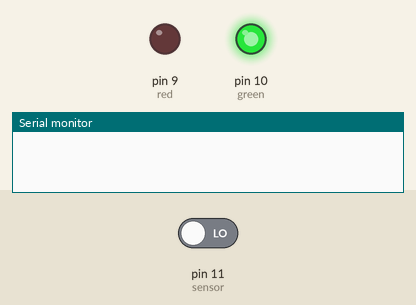
A sketch run on a simulated Arduino Uno, built with avr-gcc and run on an emulated ATmega328P. On the bench: output pins drawn as LEDs (lit = HIGH), the last lines printed to the serial monitor. Inputs (shaded band) come from the test bench; at power-on: pin 11 (sensor) LOW.

Above: at 4.8 s.
4.9 s: pin 11 (sensor) driven HIGH
At 6.3 s:
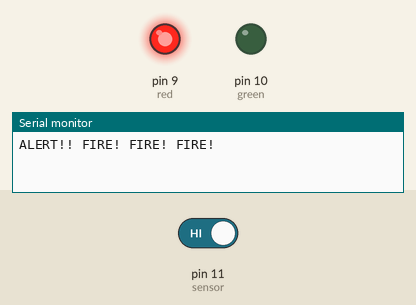
7.6 s: pin 11 (sensor) driven LOW
At 9.1 s:
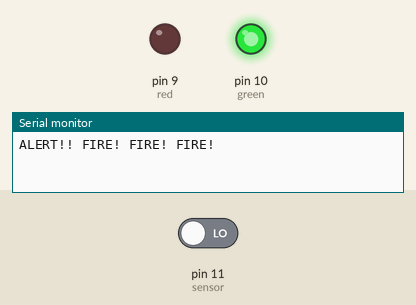
Timing chart, 0 to 10.6 s (numbered marks = the images above; inputs shaded):
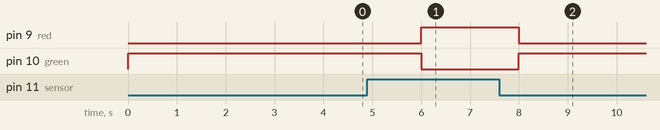

The sketch:

gas_detector.ino
```cpp
const int sensor = 11;
const int green = 10;
const int red = 9;
void setup() {
  // put your setup code here, to run once:
  Serial.begin(9600);
  pinMode(sensor,INPUT);
  pinMode(green,OUTPUT);
  pinMode(red,OUTPUT);
}

void loop() {
  // put your main code here, to run repeatedly:
  if (digitalRead(sensor) == HIGH){
    digitalWrite(green,LOW);
    digitalWrite(red,HIGH);
    Serial.print("ALERT!! FIRE! FIRE! FIRE!");
    Serial.println();
    }
  else{
    digitalWrite(green,HIGH);
    digitalWrite(red,LOW);
    }
  delay(2000);
}
```

Measured:
- after the input at 4.9 s, pin 9 (red): LOW → HIGH after 1.1 s; pin 10 (green): HIGH → LOW after 1.1 s
- after the input at 7.6 s, pin 9 (red): HIGH → LOW after 0.40 s; pin 10 (green): LOW → HIGH after 0.40 s
